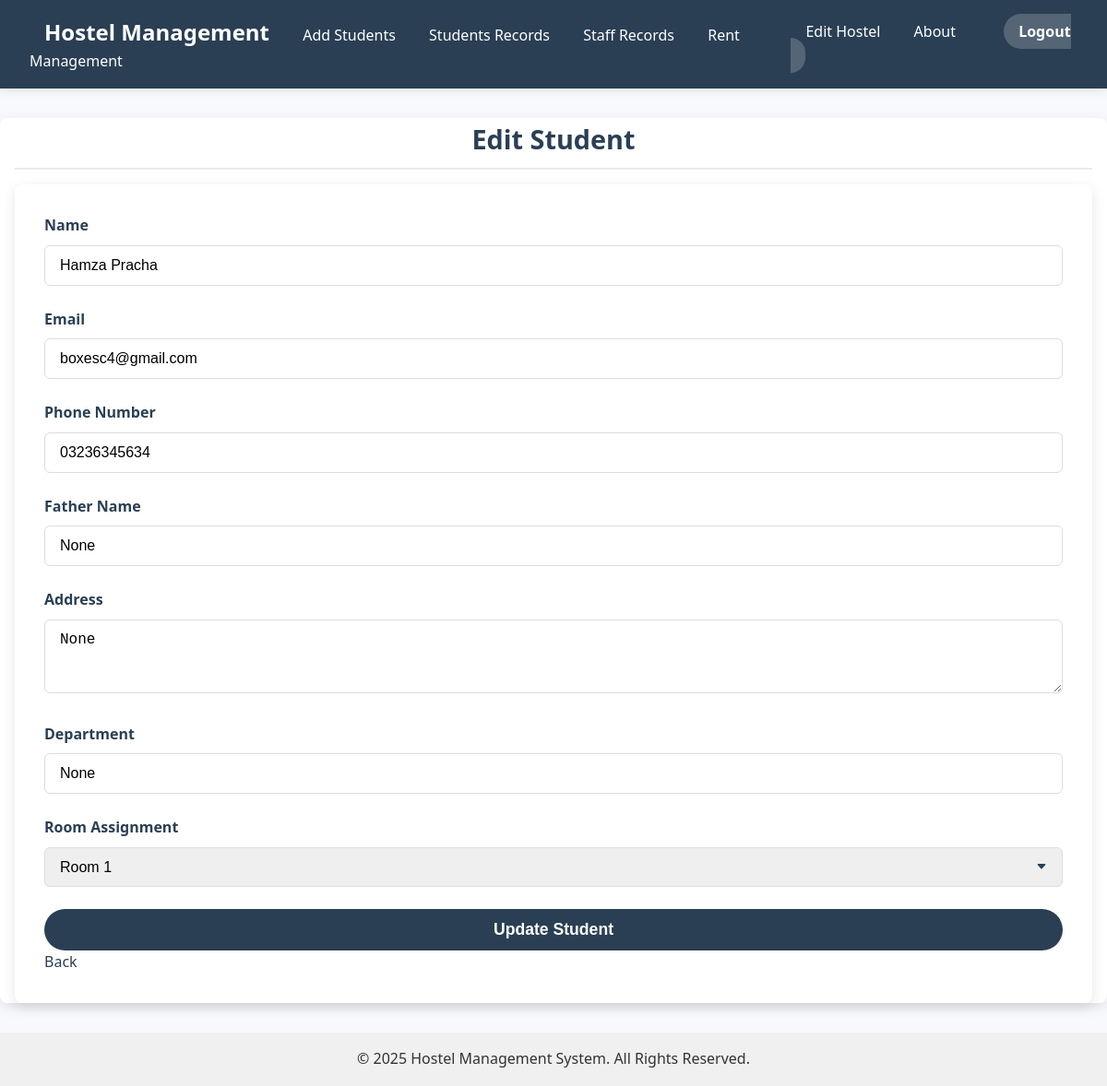
Before: /students/edit/7/ (signed in) with the older database file.
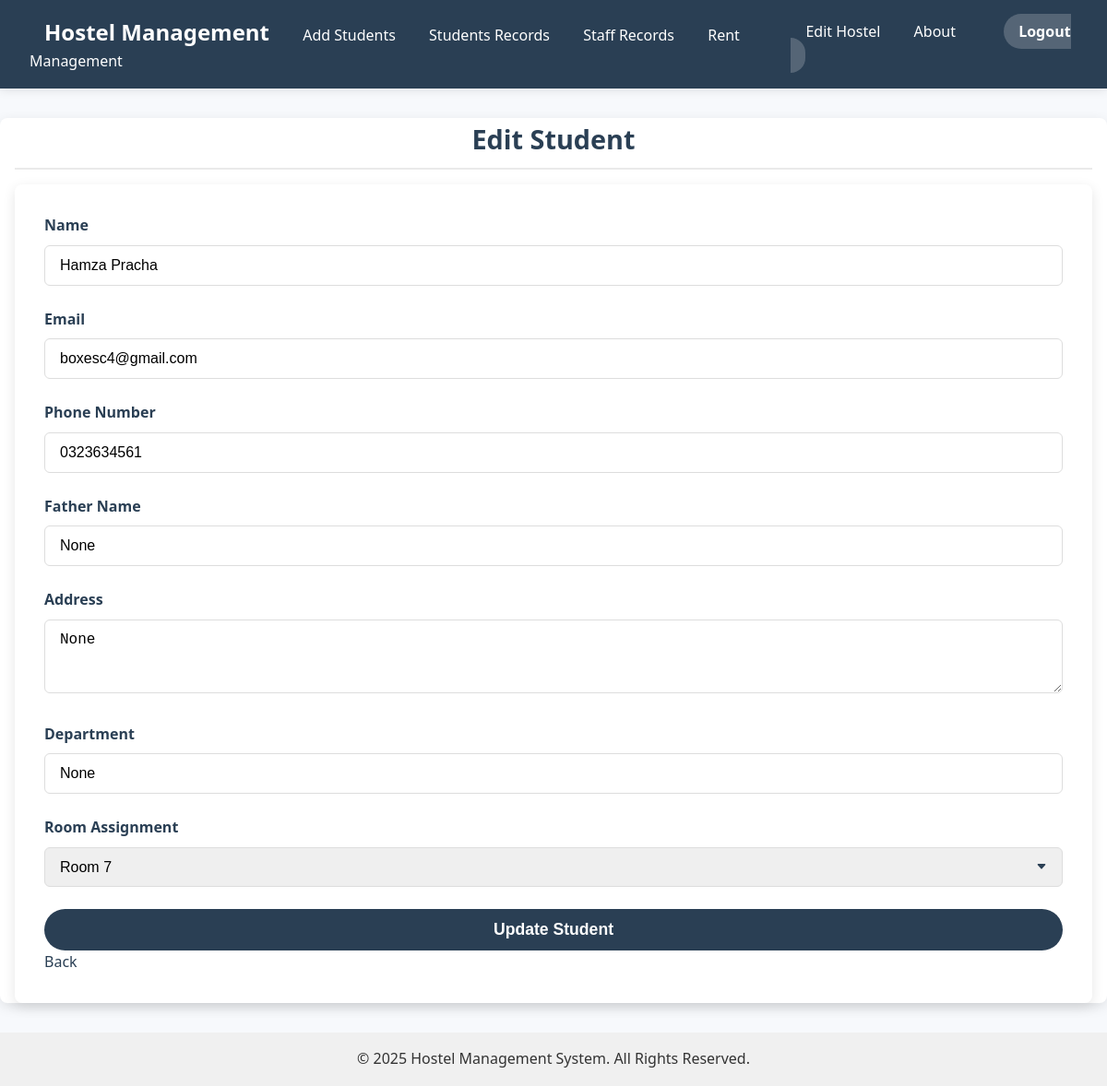
After: the same page with the newer database file.
### members/models.py (models this page shows, shortened)
class Student(models.Model):
    hostel = models.ForeignKey(Hostel, on_delete=models.CASCADE, related_name='students')
    name = models.CharField(max_length=100)
    father_name = models.CharField(max_length=100, blank=True, null=True)
    email = models.EmailField(unique=True)
    phone_number = models.CharField(max_length=15)
    address = models.TextField(blank=True, null=True)
    department = models.CharField(max_length=100, blank=True, null=True)
    room = models.ForeignKey(Room, on_delete=models.SET_NULL, null=True, blank=True, related_name='students')
    registration_date = models.DateField(auto_now_add=True)
    is_active = models.BooleanField(default=True)

### members/views.py (the view, shortened to what this page needs)
# urls.py: path('students/edit/<int:student_id>/', edit_student, name='edit_student'),
@login_required
def edit_student(request, student_id):
    hostel = Hostel.objects.filter(owner=request.user).first()
    student = get_object_or_404(Student, id=student_id, hostel=hostel)
    rooms = Room.objects.filter(hostel=hostel)
    return render(request, 'edit_student.html', {'student': student, 'rooms': rooms})

### members/templates/edit_student.html (shortened to what this page needs)
{% extends 'base.html' %}
{% block content %}
<h2>Edit Student</h2>
<form method="POST" action="{% url 'edit_student' student.id %}">
    <div class="form-group">
        <label for="studentName">Name</label>
        <input type="text" id="studentName" name="name" value="{{ student.name }}" required>
    </div>
    <div class="form-group">
        <label for="studentEmail">Email</label>
        <input type="email" id="studentEmail" name="email" value="{{ student.email }}" required>
    </div>
    <div class="form-group">
        <label for="studentPhone">Phone Number</label>
        <input type="text" id="studentPhone" name="phone_number" value="{{ student.phone_number }}" required>
    </div>
    <div class="form-group">
        <label for="fatherName">Father Name</label>
        <input type="text" id="fatherName" name="father_name" value="{{ student.father_name }}">
    </div>
    <div class="form-group">
        <label for="address">Address</label>
        <textarea id="address" name="address" rows="3">{{ student.address }}</textarea>
    </div>
    <div class="form-group">
        <label for="department">Department</label>
        <input type="text" id="department" name="department" value="{{ student.department }}">
    </div>
    <div class="form-group">
        <label for="room">Room Assignment</label>
        <select name="room" id="room">
            {% for room in rooms %}
                <option value="{{ room.id }}" {% if student.room and student.room.id == room.id %}selected{% endif %}>
                    Room {{ room.room_number }}
                </option>
            {% endfor %}
        </select>
    </div>
    <button type="submit" class="btn">Update Student</button>
    <a href="{% url 'manage_students' %}" class="btn btn-secondary">Back</a>
</form>
{% endblock %}

Changed rows visible on the page:
changed Student "Hamza Pracha": phone_number "03236345634" → "0323634561"; room "Room 1" → "Room 7"
